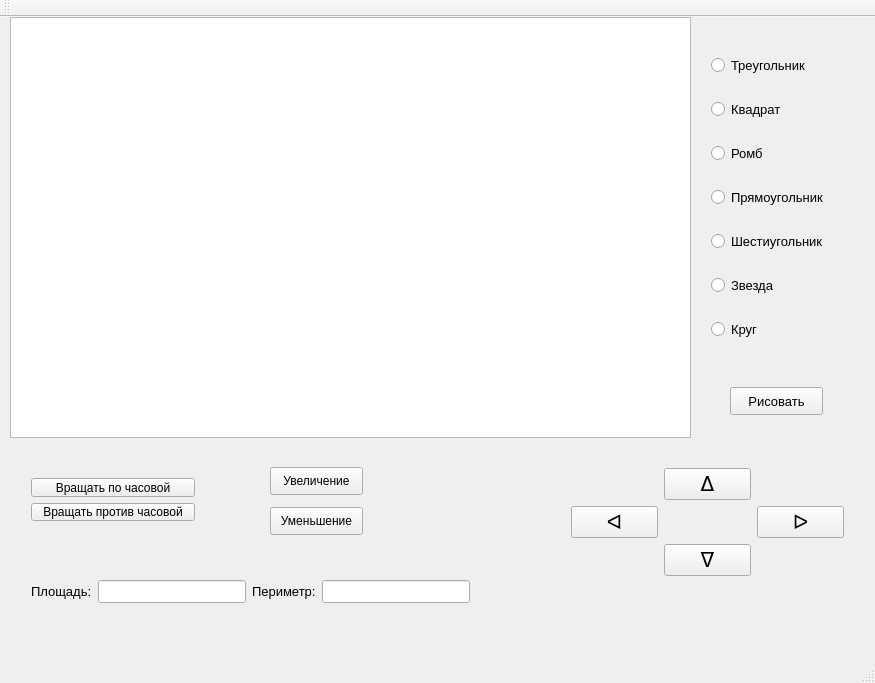
<?xml version="1.0" encoding="UTF-8"?>
<ui version="4.0">
 <class>MainWindowClass</class>
 <widget class="QMainWindow" name="MainWindowClass">
  <property name="geometry">
   <rect>
    <x>0</x>
    <y>0</y>
    <width>875</width>
    <height>683</height>
   </rect>
  </property>
  <property name="font">
   <font>
    <pointsize>10</pointsize>
   </font>
  </property>
  <property name="windowTitle">
   <string>MainWindow</string>
  </property>
  <widget class="QWidget" name="centralWidget">
   <widget class="QGraphicsView" name="graphicsView">
    <property name="geometry">
     <rect>
      <x>10</x>
      <y>0</y>
      <width>681</width>
      <height>421</height>
     </rect>
    </property>
   </widget>
   <widget class="QWidget" name="layoutWidget">
    <property name="geometry">
     <rect>
      <x>700</x>
      <y>10</y>
      <width>151</width>
      <height>341</height>
     </rect>
    </property>
    <layout class="QVBoxLayout" name="verticalLayout">
     <item>
      <widget class="QRadioButton" name="Triangle">
       <property name="font">
        <font>
         <pointsize>10</pointsize>
        </font>
       </property>
       <property name="text">
        <string>Треугольник</string>
       </property>
      </widget>
     </item>
     <item>
      <widget class="QRadioButton" name="Square">
       <property name="font">
        <font>
         <pointsize>10</pointsize>
        </font>
       </property>
       <property name="text">
        <string>Квадрат</string>
       </property>
      </widget>
     </item>
     <item>
      <widget class="QRadioButton" name="Rhombus">
       <property name="font">
        <font>
         <pointsize>10</pointsize>
        </font>
       </property>
       <property name="text">
        <string>Ромб</string>
       </property>
      </widget>
     </item>
     <item>
      <widget class="QRadioButton" name="Rectengle">
       <property name="font">
        <font>
         <pointsize>10</pointsize>
        </font>
       </property>
       <property name="text">
        <string>Прямоугольник</string>
       </property>
      </widget>
     </item>
     <item>
      <widget class="QRadioButton" name="Hexagon">
       <property name="font">
        <font>
         <pointsize>10</pointsize>
        </font>
       </property>
       <property name="text">
        <string>Шестиугольник</string>
       </property>
      </widget>
     </item>
     <item>
      <widget class="QRadioButton" name="Star">
       <property name="font">
        <font>
         <pointsize>10</pointsize>
        </font>
       </property>
       <property name="text">
        <string>Звезда</string>
       </property>
      </widget>
     </item>
     <item>
      <widget class="QRadioButton" name="Circle">
       <property name="text">
        <string>Круг</string>
       </property>
      </widget>
     </item>
    </layout>
   </widget>
   <widget class="QWidget" name="layoutWidget">
    <property name="geometry">
     <rect>
      <x>20</x>
      <y>530</y>
      <width>461</width>
      <height>89</height>
     </rect>
    </property>
    <layout class="QHBoxLayout" name="horizontalLayout">
     <item>
      <widget class="QLabel" name="label">
       <property name="text">
        <string>Площадь:</string>
       </property>
      </widget>
     </item>
     <item>
      <widget class="QLineEdit" name="Square_2">
       <property name="readOnly">
        <bool>true</bool>
       </property>
      </widget>
     </item>
     <item>
      <widget class="QLabel" name="label_2">
       <property name="text">
        <string>Периметр:</string>
       </property>
      </widget>
     </item>
     <item>
      <widget class="QLineEdit" name="Perimeter">
       <property name="readOnly">
        <bool>true</bool>
       </property>
      </widget>
     </item>
    </layout>
   </widget>
   <widget class="QWidget" name="gridLayoutWidget">
    <property name="geometry">
     <rect>
      <x>560</x>
      <y>440</y>
      <width>295</width>
      <height>133</height>
     </rect>
    </property>
    <layout class="QGridLayout" name="gridLayout">
     <item row="1" column="2">
      <widget class="QPushButton" name="pushRight">
       <property name="font">
        <font>
         <pointsize>15</pointsize>
        </font>
       </property>
       <property name="text">
        <string>ᐅ</string>
       </property>
      </widget>
     </item>
     <item row="1" column="0">
      <widget class="QPushButton" name="pushLeft">
       <property name="enabled">
        <bool>true</bool>
       </property>
       <property name="font">
        <font>
         <pointsize>15</pointsize>
        </font>
       </property>
       <property name="text">
        <string>ᐊ</string>
       </property>
      </widget>
     </item>
     <item row="0" column="1">
      <widget class="QPushButton" name="pushUp">
       <property name="font">
        <font>
         <pointsize>15</pointsize>
        </font>
       </property>
       <property name="text">
        <string>ᐃ</string>
       </property>
      </widget>
     </item>
     <item row="2" column="1">
      <widget class="QPushButton" name="pushDown">
       <property name="font">
        <font>
         <pointsize>15</pointsize>
        </font>
       </property>
       <property name="text">
        <string>ᐁ</string>
       </property>
      </widget>
     </item>
    </layout>
   </widget>
   <widget class="QPushButton" name="ZoomIn">
    <property name="geometry">
     <rect>
      <x>270</x>
      <y>450</y>
      <width>93</width>
      <height>28</height>
     </rect>
    </property>
    <property name="font">
     <font>
      <pointsize>9</pointsize>
     </font>
    </property>
    <property name="text">
     <string>Увеличение</string>
    </property>
   </widget>
   <widget class="QPushButton" name="ZoomOut">
    <property name="geometry">
     <rect>
      <x>270</x>
      <y>490</y>
      <width>93</width>
      <height>28</height>
     </rect>
    </property>
    <property name="font">
     <font>
      <pointsize>9</pointsize>
     </font>
    </property>
    <property name="text">
     <string>Уменьшение</string>
    </property>
   </widget>
   <widget class="QWidget" name="layoutWidget">
    <property name="geometry">
     <rect>
      <x>20</x>
      <y>450</y>
      <width>186</width>
      <height>65</height>
     </rect>
    </property>
    <layout class="QVBoxLayout" name="verticalLayout_2">
     <item>
      <widget class="QPushButton" name="pushRotationR">
       <property name="font">
        <font>
         <pointsize>9</pointsize>
        </font>
       </property>
       <property name="text">
        <string>Вращать по часовой</string>
       </property>
      </widget>
     </item>
     <item>
      <widget class="QPushButton" name="pushRotationL">
       <property name="font">
        <font>
         <pointsize>9</pointsize>
        </font>
       </property>
       <property name="text">
        <string>Вращать против часовой</string>
       </property>
      </widget>
     </item>
    </layout>
   </widget>
   <widget class="QPushButton" name="Canva">
    <property name="geometry">
     <rect>
      <x>730</x>
      <y>370</y>
      <width>93</width>
      <height>28</height>
     </rect>
    </property>
    <property name="text">
     <string>Рисовать</string>
    </property>
   </widget>
  </widget>
  <widget class="QMenuBar" name="menuBar">
   <property name="geometry">
    <rect>
     <x>0</x>
     <y>0</y>
     <width>875</width>
     <height>26</height>
    </rect>
   </property>
  </widget>
  <widget class="QToolBar" name="mainToolBar">
   <attribute name="toolBarArea">
    <enum>TopToolBarArea</enum>
   </attribute>
   <attribute name="toolBarBreak">
    <bool>false</bool>
   </attribute>
  </widget>
  <widget class="QStatusBar" name="statusBar"/>
 </widget>
 <layoutdefault spacing="6" margin="11"/>
 <resources>
  <include location="mainwindow.qrc"/>
 </resources>
 <connections/>
</ui>
